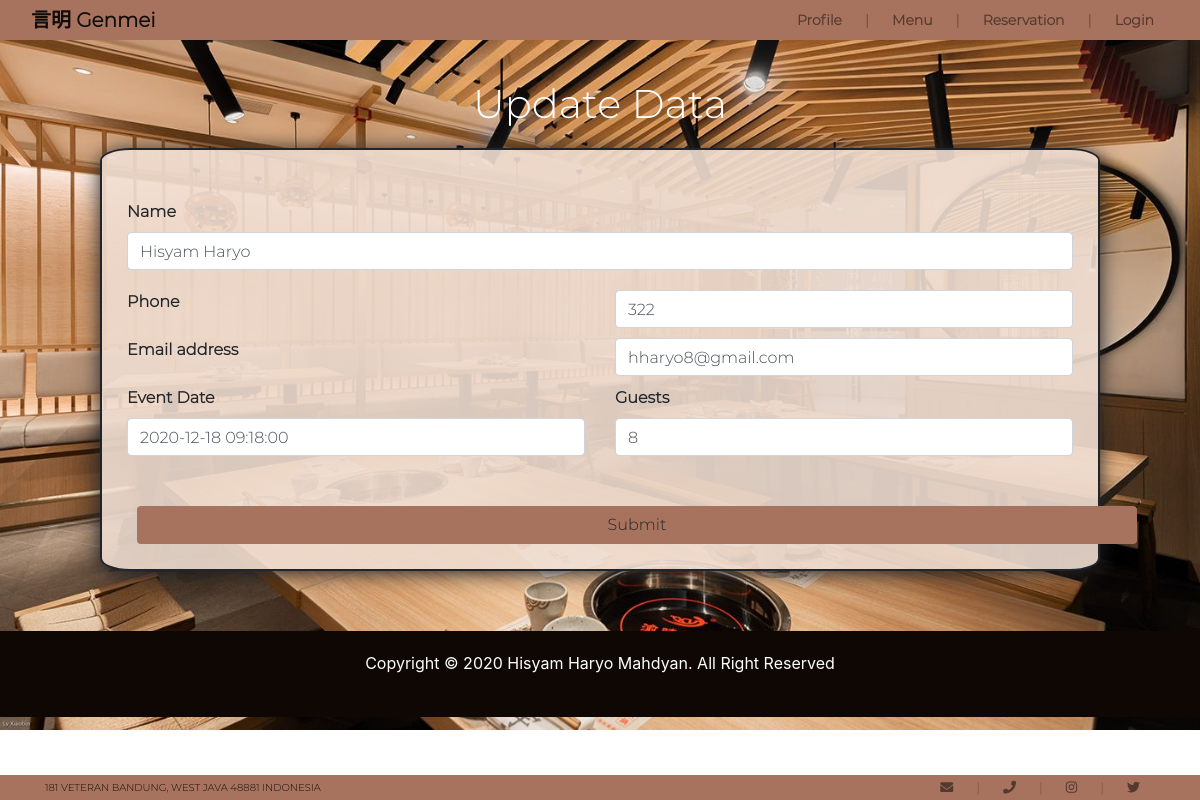
/update.php?id=12, run on the app's committed database.
### tables this page shows
CREATE TABLE `reservation` (
  `id` int(5) NOT NULL,
  `name` varchar(100) NOT NULL,
  `phone` varchar(14) NOT NULL,
  `email` varchar(100) NOT NULL,
  `date` datetime DEFAULT NULL,
  `guest` int(11) NOT NULL
);

### function.php (called while the page is built, shortened)
<?php
$connect = mysqli_connect("localhost", "id15750941_root", "2u2PezU^)u>dM]gP", "id15750941_restaurant");
function query($query)
{
    global $connect;
    $result = mysqli_query($connect, $query);
    $rows = [];
    while ($row = mysqli_fetch_assoc($result)) {
        $rows[] = $row;
    }
    return $rows;
}

### update.php (the view, shortened to what this page needs)
<?php
require 'function.php';
$id = $_GET["id"];
$updt = query("SELECT * FROM reservation WHERE id= $id")[0];
?>
<!DOCTYPE html>
<html lang="en">
<head>
    <link rel="stylesheet" href="styleReservation.css">
    <link rel="stylesheet" href="css/bootstrap.min.css">
    <link rel="stylesheet" href="https://cdnjs.cloudflare.com/ajax/libs/font-awesome/5.14.0/css/all.min.css  ">
    <link rel="stylesheet" href="https://cdn.jsdelivr.net/npm/bootstrap@4.5.3/dist/css/bootstrap.min.css">
</head>
<body>
    <header>
        <nav class="navbar fixed-top navbar-expand-sm navbar-light" id="navbar-atas">
            <div class="container-fluid">
                <a href="#" class="navbar-brand">
                    言明 Genmei
                </a>
                <ul class="nav navbar-nav justify-content-end ">
                    <li class="nav-item">
                        <a class="nav-link " href="biodata.php">Profile</a>
                    </li>
                    <li>
                        <a class="nav-link disabled" href="#" tabindex="-1" aria-disabled="true">|</a>
                    </li>
                    <li class="nav-item ">
                        <a href="Tugas.html#menu" class="nav-link ">Menu</a>
                    </li>
                    <li>
                        <a class="nav-link disabled" href="#" tabindex="-1" aria-disabled="true">|</a>
                    </li>
                    <li class="nav-item ">
                        <a href="reservation.php" class="nav-link ">Reservation</a>
                    </li>
                    <li>
                        <a class="nav-link disabled" href="#" tabindex="-1" aria-disabled="true">|</a>
                    </li>
                    <li class="nav-item">
                        <a href="tel:+6281225593609" class="nav-link ">Login</a>
                    </li>
                </ul>
            </div>
        </nav>
    </header>
    <nav class="navbar fixed-bottom navbar-expand-sm navbar-light " id="navbar-bawah">
        <div class="container ">
            <a href="https://www.google.com/maps/place/Gedung+Sate/@-6.9024759,107.6166213,17z/data=!3m1!4b1!4m5!3m4!1s0x2e68e64c5e8866e5:0x37be7ac9d575f7ed!8m2!3d-6.9024812!4d107.61881?hl=id " target="_blank " class="navbar-brand " style="font-size:
        10px; ">
                181 VETERAN BANDUNG, WEST JAVA 48881 INDONESIA
            </a>
            <ul class="nav navbar-nav justify-content-end ">
                <li class="nav-item ">
                    <a class="nav-link " href="mailto: hharyo7@gmail.com " target="_blank "><i class="fas fa-envelope "></i></a>
                </li>
                <li class="nav-item ">
                    <a class="nav-link disabled " href="# " tabindex="-1 " aria-disabled="true ">|</a>
                </li>
                <li class="nav-item ">
                    <a href="tel:+6281225593609 " class="nav-link "><i class="fas fa-phone "></i></a>
                </li>
                <li>
                    <a class="nav-link disabled " href="# " tabindex="-1 " aria-disabled="true ">|</a>
                </li>
                <li class="nav-item ">
                    <a class="nav-link " href="https://instagram.com " target="_blank "><i class="fab fa-instagram "></i></a>
                </li>
                <li class="nav-item ">
                    <a class="nav-link disabled " href="# " tabindex="-1 " aria-disabled="true ">|</a>
                </li>
                <li class="nav-item ">
                    <a class="nav-link " href="https://twitter.com " target="_blank "><i class="fab fa-twitter "></i></a>
                </li>
            </ul>
        </div>
    </nav>
    <div class="container text-center" id="title">
        <div class="jumbotron-fluid ">
            <h1>Update Data</h1>
        </div>
    </div>
    <div class="jumbotron-fluid" id="dadang" style="background-color: rgba(240, 222, 210, 0.9);
                            border: 2px solid;
                            margin: 20px 100px 60px 100px;
                            font-family: 'font new';
                            border-radius: 3%;
                            box-shadow: 0 2px 20px;">
        <div class="jumbotron-fluid ">
            <form id="form" action="" method="POST">
                <div class="row " id="name">
                    <div class="col ">
                        <label for="firstname " class="form-label ">Name</label>
                        <input type="text " class="form-control " name="name" aria-label="First name " required value="<?= $updt["name"] ?>">
                    </div>
                </div>
                <div id="contact ">
                    <div class="row ">
                        <div class="col "><label for="phone " class="form-label ">Phone </label>
                        </div>
                        <div class="col "><input name="phone" type="tel" class="form-control" id="exampleInputEmail1" aria-describedby="emailHelp" required value="<?= $updt["phone"] ?>">
                        </div>
                    </div>
                    <div class="row ">
                        <div class="col "><label for="exampleInputEmail1 " class="form-label ">Email address </label>
                        </div>
                        <div class="col "><input name="email" type="email " class="form-control " id="exampleInputEmail1 " aria-describedby="emailHelp " required value="<?= $updt["email"] ?>">
                        </div>
                    </div>
                </div>
                <div class="row " id="time ">
                    <div class="col ">
                        <label for="firstname " class="form-label ">Event Date </label>
                        <input name="date" type="datetime" class="form-control " placeholder=" " aria-label="First name " required value="<?= $updt["date"] ?>">
                    </div>
                    <div class="col ">
                        <label for="lastname " class="form-label ">Guests</label>
                        <input name="guest" type="number" class="form-control " placeholder="Person " aria-label="Last name " required value="<?= $updt["guest"] ?>">
                    </div>
                </div>
                <button type="submit" name="submit" class="btn" style="margin: 50px 29px 15px 10px; background-color:#A8735E; width: 1000px; ">Submit</button>
            </form>
        </div>
    </div>
    <div class="footer" style="background-color: #1c0d08; margin: 0;height: 85px;">
        <footer class="page-footer pt-1 " id="footer-bawah" style="color: #ffff; background-color: #0f0704;">
            <div class="footer-copyright text-center py-3" id="footer-value">Copyright &copy; 2020 Hisyam Haryo Mahdyan. All Right Reserved
            </div>
        </footer>
    </div>
</body>
</html>

### styleReservation.css (style rules this page uses)
body { color: #6b0e00; background-color: #f9f8f6; background-image: url(img/background_form.png); background-repeat: no-repeat; background-position: center; background-size: cover; height: 500px; }
li { margin-top: 0; margin-right: 7px; }
#navbar-atas { font-family: 'font new'; height: 40px; font-size: 14px; font-weight: 1000; color: #111110; background-color: #a8735e; border-top: 2px; margin-top: 0; }
#navbar-bawah { font-family: 'font new'; height: 25px; font-size: 13px; background-color: #a8735e; display: flex; }
#title { margin-top: 80px; font-family: 'font new'; color: white; font-weight: bolder; }
.row { margin-top: 10px; }
#form { margin: 15px 20px 0px 20px; }
#phone, #contact, #name { margin-top: 20px; margin-bottom: 20px; }
#footer-bawah { height: 86px; }
#dadang { font-weight: bolder; background-color: rgba(240, 222, 210, 0.9); margin: 20px 100px 60px 100px; padding: 10px 5px 10px 5px; font-family: 'font new'; border-radius: 3%; box-shadow: 0 2px 20px; }

### data on the page
reservation: name "Hisyam Haryo", phone "322", email "hharyo8@gmail.com", date "2020-12-18 09:18:00", guest "8"
